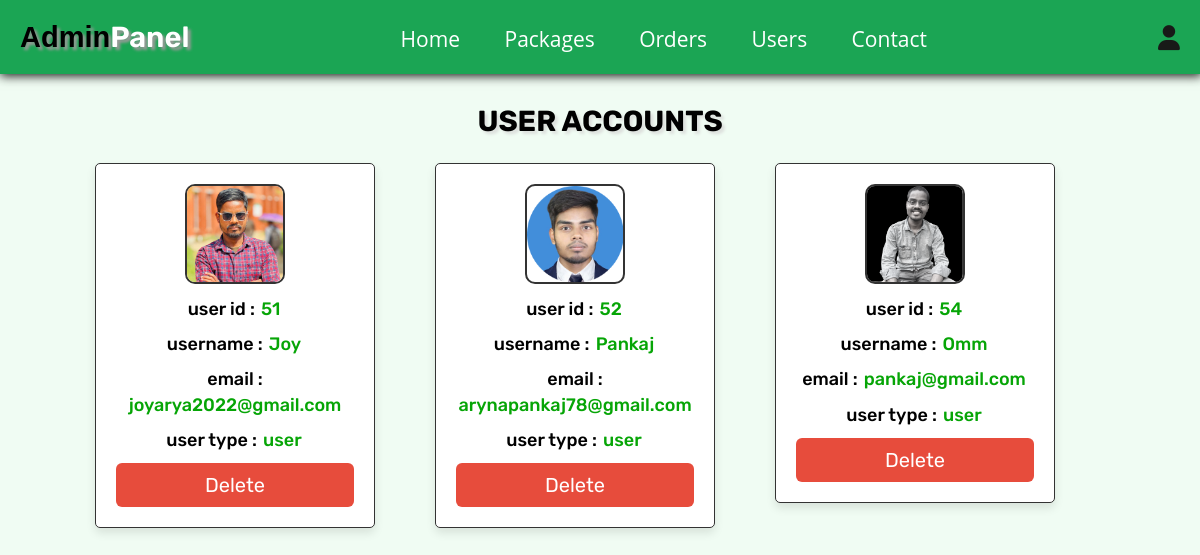
The app's page /admin_users.php (signed in) with its own data.
### tables this page shows
CREATE TABLE `users` (
  `id` int(100) NOT NULL,
  `name` varchar(100) NOT NULL,
  `email` varchar(100) NOT NULL,
  `password` varchar(100) NOT NULL,
  `user_type` varchar(20) NOT NULL DEFAULT 'user',
  `image` varchar(100) NOT NULL
);

### admin_users.php (the view, shortened to what this page needs)
<?php
@include 'config.php';
$admin_id = $_SESSION['admin_id'];
?>
<!DOCTYPE html>
<html lang="en">
<head>
   <link rel="stylesheet" href="https://cdnjs.cloudflare.com/ajax/libs/font-awesome/6.1.1/css/all.min.css">
   <link rel="stylesheet" href="css/cssstyle.css">
</head>
<body>
   <?php include 'admin_header.php'; ?>
   <section class="user-accounts">
      <h1 class="title">user accounts</h1>
      <div class="box-container">
         <?php
         $select_users = $conn->prepare("SELECT * FROM `users`");
         $select_users->execute();
         while ($fetch_users = $select_users->fetch(PDO::FETCH_ASSOC)) {
         ?>
            <div class="box" style="<?php if ($fetch_users['id'] == $admin_id) {
                                       echo 'display:none';
                                    }; ?>">
               <img src="uploaded_img/<?= $fetch_users['image']; ?>" alt="">
               <p> user id : <span><?= $fetch_users['id']; ?></span></p>
               <p> username : <span><?= $fetch_users['name']; ?></span></p>
               <p> email : <span><?= $fetch_users['email']; ?></span></p>
               <p> user type : <span style=" color:<?php if ($fetch_users['user_type'] == 'admin') {
                                                      echo 'orange';
                                                   }; ?>"><?= $fetch_users['user_type']; ?></span></p>
               <a href="admin_users.php?delete=<?= $fetch_users['id']; ?>" onclick="return confirm('delete this user?');" class="delete-btn">delete</a>
            </div>
         <?php
         }
         ?>
      </div>
   </section>
</body>
</html>

### admin_header.php (shortened to what this page needs)
<header class="header">
   <div class="flex">
      <a href="admin_page.php" class="logo">Admin<span>Panel</span></a>
      <nav class="navbar">
         <a href="admin_page.php">Home</a>
         <a href="admin_products.php">Packages</a>
         <a href="admin_orders.php">Orders</a>
         <a href="admin_users.php">Users</a>
         <a href="admin_contacts.php">Contact</a>
      </nav>
      <div class="icons">
         <div id="user-btn" class="fas fa-user"></div>
      </div>
   </div>
</header>

### css/cssstyle.css (style rules this page uses)
.user-accounts .box-container { display: grid; grid-template-columns: repeat(auto-fit, 33rem); gap: 1rem; align-items: flex-start; justify-content: center; }
.user-accounts .box-container .box { border: 1px solid; box-shadow: var(--box-shadow); background-color: var(--white); border-radius: 0.5rem; padding: 2rem; text-align: center; width: 280px; }
.user-accounts .box-container .box img { height: 10rem; width: 10rem; border-radius: 10%; object-fit: cover; margin-bottom: 1rem; border: 2px solid; }
.user-accounts .box-container .box p { margin-bottom: 1rem; line-height: 1.4; font-size: 1.8rem; color: rgb(0, 0, 0); font-weight: 500; }
.user-accounts .box-container .box p span { color:rgb(6, 165, 6); font-weight: 500; margin: 2px; }

### css/components.css (style rules this page uses)
:root { --green: rgb(38, 173, 95); --orange: #f39c12; --red: #e74c3c; --black: #333; --light-color: #666; --white: #fff; --light-bg: #f6f6f6; --border: 0.2rem solid var(--black); --box-shadow: 0 0.5rem 1rem rgba(0, 0, 0, 0.1); --text-decoration: none; }
* { font-family: "Rubik", sans-serif; margin: 0; padding: 0; box-sizing: border-box; outline: none; border: none; text-decoration: none; color: var(--black); }
body { background-color: rgb(240, 252, 243); }
html { font-size: 62.5%; overflow-x: hidden; scroll-behavior: smooth; scroll-padding-top: 6.5rem; }
section { padding: 3rem 2rem; max-width: 1200px; margin: 0 auto; }
.btn, .delete-btn, .option-btn { display: block; margin-top: 1rem; border-radius: 0.6rem; color: var(--white); font-size: 2rem; padding: 10px; text-transform: capitalize; cursor: pointer; text-align: center; }
.delete-btn { background-color: var(--red); }
.title { text-align: center; margin-bottom: 2.5rem; text-transform: uppercase; color:rgb(0, 0, 0); font-size: 2.9rem; text-shadow: 3px 3px 3px #dde0dd; }
.header { background-color: #1ba554; position: sticky; top: 0; left: 0; right: 0; z-index: 1000; box-shadow: 1px 1px 10px 1px rgb(22, 26, 22); }
.header .flex { padding: 20px; display: flex; width: 100%; align-items: baseline; position: relative; justify-content: space-between; }
.header .flex .logo { font-size: 29px; color: rgb(0, 0, 0); font-weight: 600; padding-left: 0px; font-family: "Sofia", sans-serif; text-shadow: 3px 3px 3px #9b9999; }
.header .flex .logo span { color: #fff; }
.header .flex .navbar a { font-family: "Open Sans", sans-serif; margin: 0 2.1rem; font-size: 2.1rem; color: rgb(255, 255, 255); }
.header .flex .icons > * { font-size: 2.5rem; color: rgb(24, 26, 24); cursor: pointer; margin-left: 2rem; }

### records on screen
users: image (picture), id "51", name "Joy", email "joyarya2022@gmail.com", user_type "user"
users: image (picture), id "52", name "Pankaj", email "arynapankaj78@gmail.com", user_type "user"
users: image (picture), id "54", name "Omm", email "pankaj@gmail.com", user_type "user"
